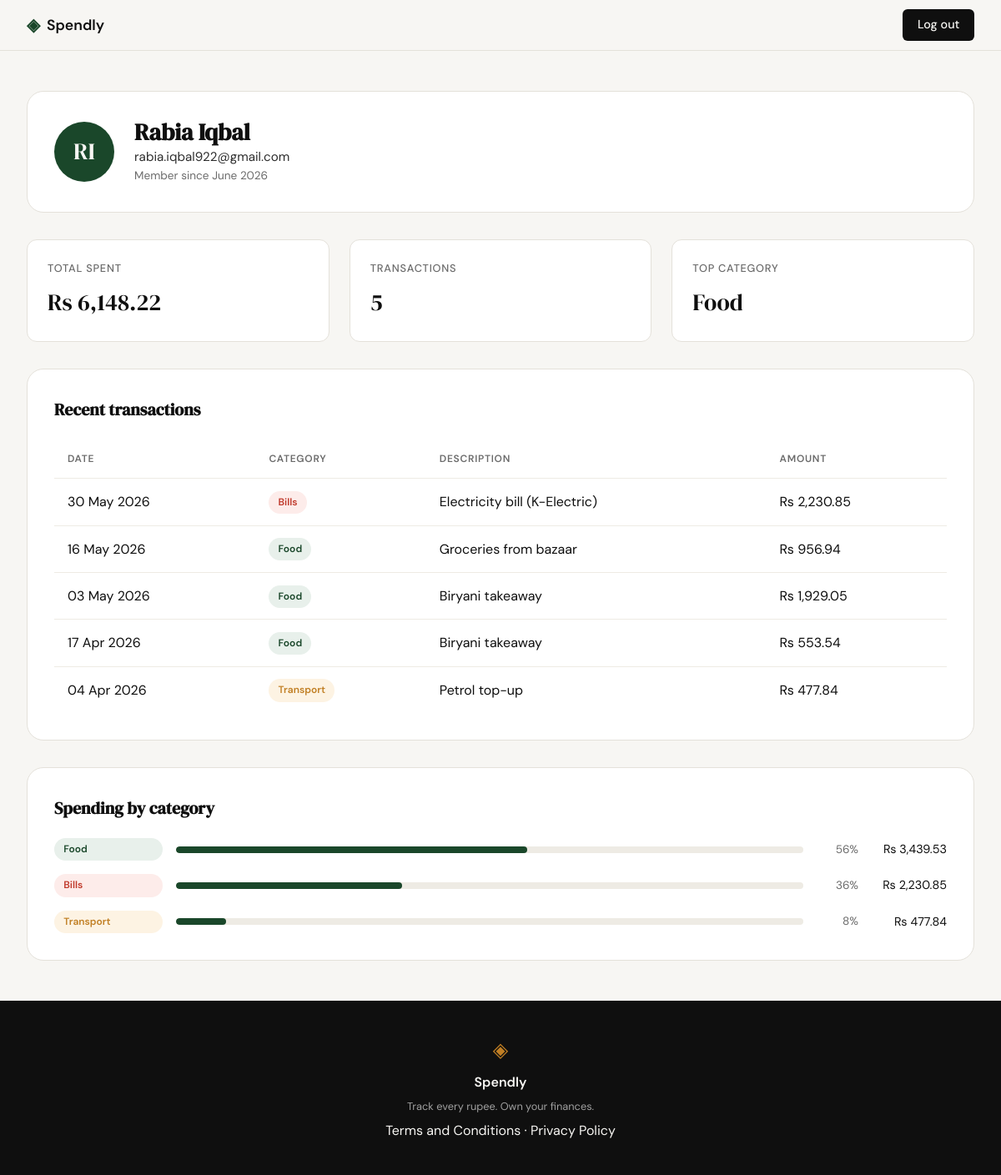
Screenshot of /profile (signed in) with the database file from the repository.
### tables this page shows
CREATE TABLE users (
            id            INTEGER PRIMARY KEY AUTOINCREMENT,
            name          TEXT NOT NULL,
            email         TEXT NOT NULL UNIQUE,
            password_hash TEXT NOT NULL,
            created_at    TEXT NOT NULL
        );

CREATE TABLE expenses (
            id          INTEGER PRIMARY KEY AUTOINCREMENT,
            user_id     INTEGER NOT NULL,
            amount      REAL NOT NULL,
            category    TEXT NOT NULL,
            date        TEXT NOT NULL,
            description TEXT,
            FOREIGN KEY (user_id) REFERENCES users(id)
        );

### app.py (the view)
@app.route("/profile")
def profile():
    if "user_id" not in session:
        return redirect(url_for("login"))
    user_id = session["user_id"]
    user = get_user_by_id(user_id)
    if user is None:
        session.clear()
        return redirect(url_for("login"))
    stats = get_summary_stats(user_id)
    transactions = get_recent_transactions(user_id)
    breakdown = get_category_breakdown(user_id)
    initials = "".join(w[0] for w in user["name"].split()[:2]).upper()
    return render_template(
        "profile.html", user=user, initials=initials, stats=stats,
        transactions=transactions, breakdown=breakdown,
    )

### database/db.py (called while the page is built)
def get_db():
    con = sqlite3.connect(os.environ.get("SPENDLY_DB", "spendly.db"))
    con.row_factory = sqlite3.Row
    con.execute("PRAGMA foreign_keys = ON")
    return con

### database/queries.py (called while the page is built)
def get_user_by_id(user_id):
    con = get_db()
    row = con.execute(
        "SELECT name, email, created_at FROM users WHERE id = ?",
        (user_id,),
    ).fetchone()
    con.close()
    if row is None:
        return None
    member_since = datetime.strptime(row["created_at"][:10], "%Y-%m-%d").strftime("%B %Y")
    return {"name": row["name"], "email": row["email"], "member_since": member_since}

def get_recent_transactions(user_id, limit=10):
    con = get_db()
    rows = con.execute(
        """
        SELECT date, category, description, amount
        FROM expenses
        WHERE user_id = ?
        ORDER BY date DESC, id DESC
        LIMIT ?
        """,
        (user_id, limit),
    ).fetchall()
    con.close()
    return [
        {
            "date": datetime.strptime(row["date"], "%Y-%m-%d").strftime("%d %b %Y"),
            "category": row["category"],
            "description": row["description"],
            "amount": row["amount"],
        }
        for row in rows
    ]

def get_summary_stats(user_id):
    con = get_db()
    totals = con.execute(
        "SELECT COUNT(*) AS count, SUM(amount) AS total FROM expenses WHERE user_id = ?",
        (user_id,),
    ).fetchone()
    top = con.execute(
        """
        SELECT category
        FROM expenses
        WHERE user_id = ?
        GROUP BY category
        ORDER BY SUM(amount) DESC, category ASC
        LIMIT 1
        """,
        (user_id,),
    ).fetchone()
    con.close()
    transaction_count = totals["count"]
    if transaction_count == 0:
        return {"total_spent": 0, "transaction_count": 0, "top_category": "—"}
    return {
        "total_spent": float(totals["total"]),
        "transaction_count": transaction_count,
        "top_category": top["category"],
    }

### templates/profile.html (shortened to what this page needs)
{% extends "base.html" %}
{% block head %}
<link rel="stylesheet" href="{{ url_for('static', filename='css/profile.css') }}">
{% endblock %}
{% block content %}
<div class="profile-page">
    <section class="profile-header-card">
        <div class="avatar-circle">{{ initials }}</div>
        <div class="profile-identity">
            <h1 class="user-name">{{ user.name }}</h1>
            <p class="user-email">{{ user.email }}</p>
            <p class="user-since">Member since {{ user.member_since }}</p>
        </div>
    </section>
    <section class="stats-row">
        <div class="stat-card">
            <span class="stat-label">Total spent</span>
            <span class="stat-value">Rs {{ "{:,.2f}".format(stats.total_spent) }}</span>
        </div>
        <div class="stat-card">
            <span class="stat-label">Transactions</span>
            <span class="stat-value">{{ stats.transaction_count }}</span>
        </div>
        <div class="stat-card">
            <span class="stat-label">Top category</span>
            <span class="stat-value">{{ stats.top_category }}</span>
        </div>
    </section>
    <section class="profile-section">
        <h2 class="section-heading">Recent transactions</h2>
        <table class="txn-table">
            <thead>
                <tr>
                    <th>Date</th>
                    <th>Category</th>
                    <th>Description</th>
                    <th class="txn-amount">Amount</th>
                </tr>
            </thead>
            <tbody>
                {% for t in transactions %}
                <tr>
                    <td>{{ t.date }}</td>
                    <td><span class="badge badge-{{ t.category|lower }}">{{ t.category }}</span></td>
                    <td>{{ t.description }}</td>
                    <td class="txn-amount">Rs {{ "{:,.2f}".format(t.amount) }}</td>
                </tr>
                {% endfor %}
            </tbody>
        </table>
    </section>
    <section class="profile-section">
        <h2 class="section-heading">Spending by category</h2>
        <div class="breakdown">
            {% for b in breakdown %}
            <div class="breakdown-row">
                <span class="badge badge-{{ b.category|lower }}">{{ b.category }}</span>
                <div class="bar-track">
                    <div class="bar" style="--pct: {{ b.percent }}%"></div>
                </div>
                <span class="breakdown-pct">{{ b.percent }}%</span>
                <span class="breakdown-total">Rs {{ "{:,.2f}".format(b.total) }}</span>
            </div>
            {% endfor %}
        </div>
    </section>
</div>
{% endblock %}

### static/css/style.css (style rules this page uses)
:root { --ink: #0f0f0f; --ink-soft: #2d2d2d; --ink-muted: #6b6b6b; --ink-faint: #a0a0a0; --paper: #f7f6f3; --paper-warm: #f0ede6; --paper-card: #ffffff; --accent: #1a472a; --accent-light: #e8f0eb; --accent-2: #c17f24; --accent-2-light: #fdf3e3; --danger: #c0392b; --danger-light: #fdecea; --border: #e4e1da; --border-soft: #eeebe4; --cat-food: var(--accent); --cat-food-bg: var(--accent-light); --cat-transport: var(--accent-2); --cat-transport-bg: var(--accent-2-light); --cat-bills: var(--danger); --cat-bills-bg: var(--danger-light); --cat-shopping: #5b4b8a; --cat-shopping-bg: #efeaf7; --cat-entertainment: #1f6f8b; --cat-entertainment-bg: #e6f1f4; --font-display: 'DM Serif Display', Georgia, serif; --font-body: 'DM Sans', system-ui, sans-serif; --max-width: 1200px; --auth-width: 440px; --radius-sm: 6px; --radius-md: 12px; --radius-lg: 20px; }
*, *::before, *::after { box-sizing: border-box; margin: 0; padding: 0; }
html { font-size: 16px; scroll-behavior: smooth; }
body { background: var(--paper); color: var(--ink); font-family: var(--font-body); font-size: 1rem; line-height: 1.6; -webkit-font-smoothing: antialiased; }

### static/css/profile.css (style rules this page uses)
.profile-page { max-width: var(--max-width); margin: 0 auto; padding: 3rem 2rem; display: flex; flex-direction: column; gap: 2rem; }
.profile-header-card { display: flex; align-items: center; gap: 1.5rem; background: var(--paper-card); border: 1px solid var(--border); border-radius: var(--radius-lg); padding: 2rem; }
.avatar-circle { flex-shrink: 0; width: 72px; height: 72px; border-radius: 999px; background: var(--accent); color: var(--paper); display: flex; align-items: center; justify-content: center; font-family: var(--font-display); font-size: 1.75rem; }
.user-name { font-family: var(--font-display); font-size: 1.75rem; color: var(--ink); line-height: 1.2; }
.user-email { color: var(--ink-soft); font-size: 0.95rem; }
.user-since { color: var(--ink-muted); font-size: 0.85rem; }
.stats-row { display: grid; grid-template-columns: repeat(3, 1fr); gap: 1.5rem; }
.stat-card { background: var(--paper-card); border: 1px solid var(--border); border-radius: var(--radius-md); padding: 1.5rem; display: flex; flex-direction: column; gap: 0.5rem; }
.stat-label { font-size: 0.8rem; font-weight: 500; color: var(--ink-muted); text-transform: uppercase; letter-spacing: 0.06em; }
.stat-value { font-family: var(--font-display); font-size: 1.75rem; color: var(--ink); font-variant-numeric: tabular-nums; }
.profile-section { background: var(--paper-card); border: 1px solid var(--border); border-radius: var(--radius-lg); padding: 2rem; }
.section-heading { font-family: var(--font-display); font-size: 1.25rem; color: var(--ink); margin-bottom: 1.25rem; }
.txn-table { width: 100%; border-collapse: collapse; }
.txn-table th, .txn-table td { padding: 0.85rem 1rem; text-align: left; border-bottom: 1px solid var(--border-soft); }
.txn-table th { font-size: 0.75rem; font-weight: 600; color: var(--ink-muted); text-transform: uppercase; letter-spacing: 0.06em; }
.txn-table tbody tr:last-child td { border-bottom: none; }
.txn-amount { text-align: right; font-variant-numeric: tabular-nums; color: var(--ink); }
.badge { display: inline-block; font-size: 0.75rem; font-weight: 600; padding: 0.25rem 0.7rem; border-radius: 999px; }
.badge-food { color: var(--cat-food); background: var(--cat-food-bg); }
.badge-transport { color: var(--cat-transport); background: var(--cat-transport-bg); }
.badge-bills { color: var(--cat-bills); background: var(--cat-bills-bg); }
.breakdown { display: flex; flex-direction: column; gap: 1rem; }
.breakdown-row { display: grid; grid-template-columns: 130px 1fr 50px 90px; align-items: center; gap: 1rem; }
.bar-track { height: 8px; background: var(--border-soft); border-radius: 999px; overflow: hidden; }
.bar { height: 100%; width: var(--pct); background: var(--accent); border-radius: 999px; }
.breakdown-pct { font-size: 0.85rem; color: var(--ink-muted); text-align: right; font-variant-numeric: tabular-nums; }
.breakdown-total { font-size: 0.9rem; color: var(--ink); text-align: right; font-variant-numeric: tabular-nums; }

### rows the page displays
users: name "Rabia Iqbal", email "rabia.iqbal922@gmail.com"
expenses: date "30 May 2026", category "Bills", description "Electricity bill (K-Electric)", amount "2,230.85", percent "36", total "2,230.85"
expenses: date "16 May 2026", category "Food", description "Groceries from bazaar", amount "956.94"
expenses: date "03 May 2026", category "Food", description "Biryani takeaway", amount "1,929.05"
expenses: date "17 Apr 2026", category "Food", description "Biryani takeaway", amount "553.54"
expenses: date "04 Apr 2026", category "Transport", description "Petrol top-up", amount "477.84", percent "8", total "477.84"

### other values shown
{{ initials }} "RI"
{{ user.member_since }} "June 2026"
{{ "{:,.2f}".format(stats.total_spent) }} "6,148.22"
{{ stats.transaction_count }} "5"
{{ stats.top_category }} "Food"
{{ b.category }} "Food"
{{ b.percent }} "56"
{{ "{:,.2f}".format(b.total) }} "3,439.53"
